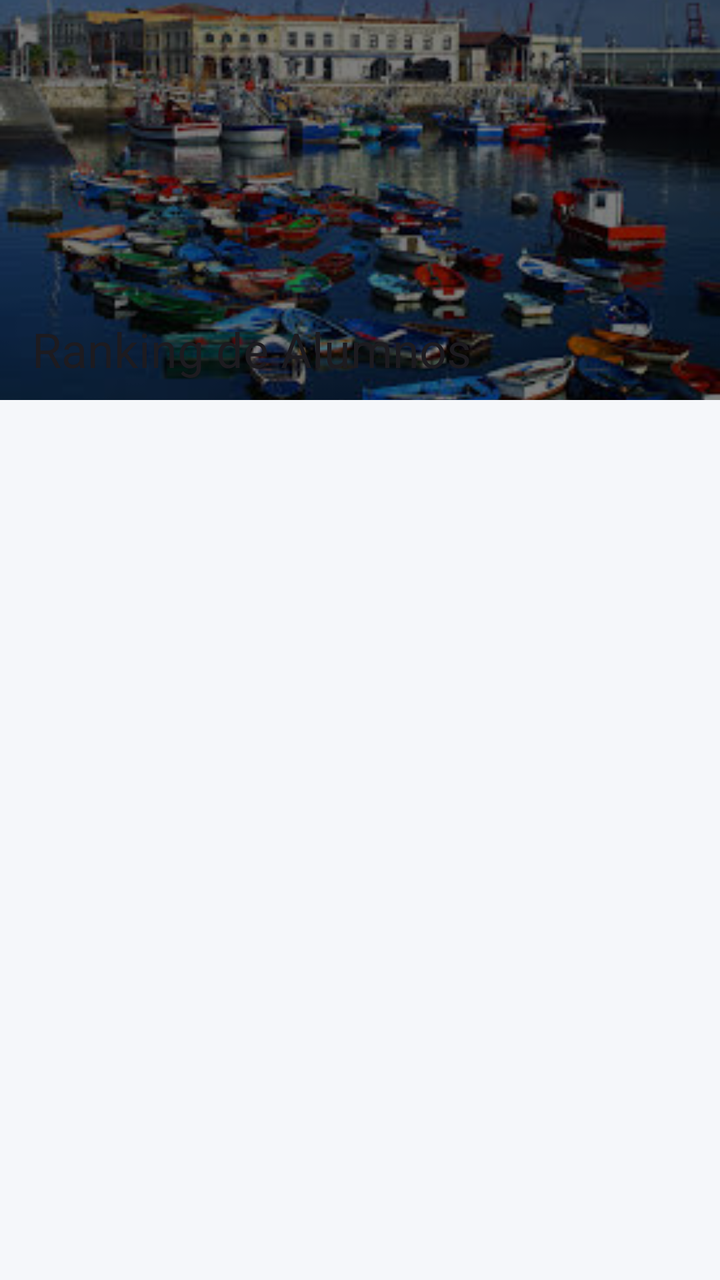
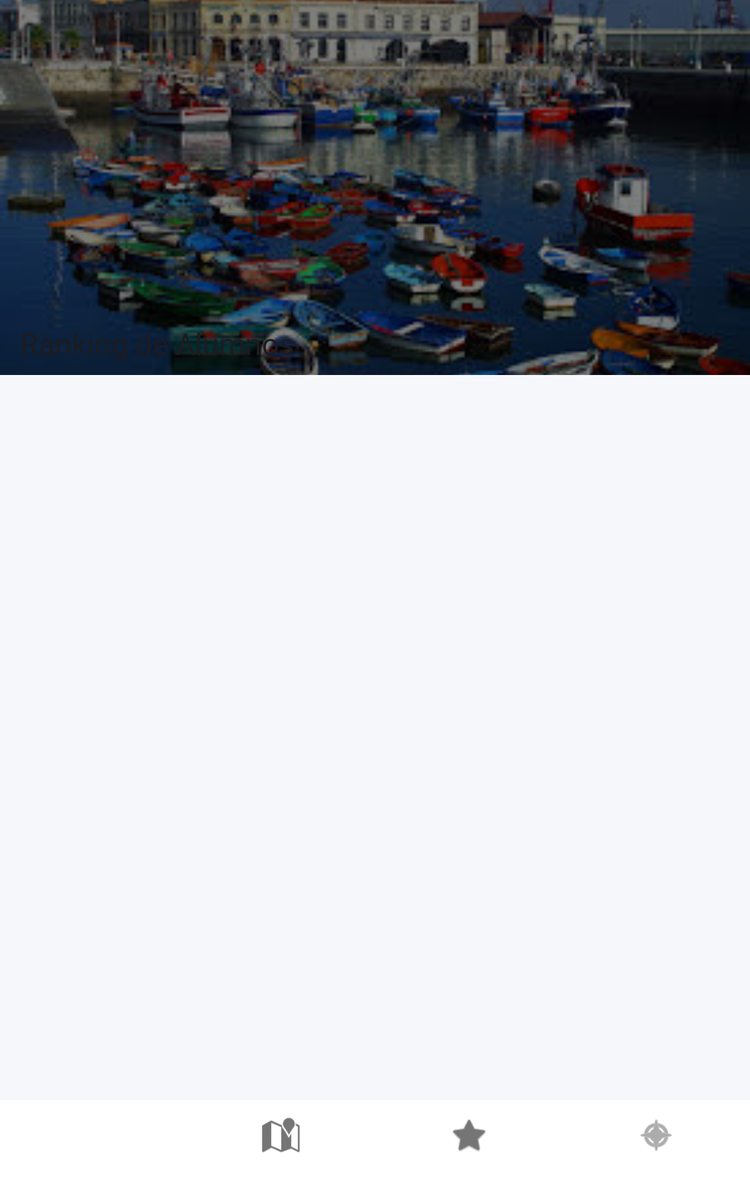

Two renders of one Android screen. The first uses the default layout on a phone; the second uses the alternative layout the repository ships for a different screen configuration, on a matching device. The two XML files are below.
<!-- AndroidManifest.xml: application theme Theme.MentxuApp -->
<!-- res/layout/activity_ranking.xml -->
<?xml version="1.0" encoding="utf-8"?>
<androidx.coordinatorlayout.widget.CoordinatorLayout xmlns:android="http://schemas.android.com/apk/res/android"
    xmlns:app="http://schemas.android.com/apk/res-auto"
    xmlns:tools="http://schemas.android.com/tools"
    android:layout_width="match_parent"
    android:layout_height="match_parent"
    android:background="#F5F7FA">

    <com.google.android.material.appbar.AppBarLayout
        android:layout_width="match_parent"
        android:layout_height="200dp"
        android:theme="@style/ThemeOverlay.AppCompat.Dark.ActionBar">

        <com.google.android.material.appbar.CollapsingToolbarLayout
            android:layout_width="match_parent"
            android:layout_height="match_parent"
            app:contentScrim="@color/maritime_blue"
            app:layout_scrollFlags="scroll|exitUntilCollapsed"
            app:title="Ranking de Alumnos">

            <ImageView
                android:layout_width="match_parent"
                android:layout_height="match_parent"
                android:scaleType="centerCrop"
                android:src="@drawable/puerto_fondo"
                app:layout_collapseMode="parallax" />

            <View
                android:layout_width="match_parent"
                android:layout_height="match_parent"
                android:background="#80000000" />

            <androidx.appcompat.widget.Toolbar
                android:id="@+id/toolbar"
                android:layout_width="match_parent"
                android:layout_height="?attr/actionBarSize"
                app:layout_collapseMode="pin"
                app:popupTheme="@style/ThemeOverlay.AppCompat.Light" />

        </com.google.android.material.appbar.CollapsingToolbarLayout>
    </com.google.android.material.appbar.AppBarLayout>

    <androidx.recyclerview.widget.RecyclerView
        android:id="@+id/rvRanking"
        android:layout_width="match_parent"
        android:layout_height="match_parent"
        android:paddingTop="16dp"
        android:clipToPadding="false"
        app:layout_behavior="@string/appbar_scrolling_view_behavior"
        tools:listitem="@layout/item_ranking" />

    <ProgressBar
        android:id="@+id/progressBar"
        android:layout_width="wrap_content"
        android:layout_height="wrap_content"
        android:layout_gravity="center"
        android:visibility="gone" />

</androidx.coordinatorlayout.widget.CoordinatorLayout>
<!-- res/layout/item_ranking.xml (included above) -->
<?xml version="1.0" encoding="utf-8"?>
<androidx.cardview.widget.CardView xmlns:android="http://schemas.android.com/apk/res/android"
    xmlns:app="http://schemas.android.com/apk/res-auto"
    android:layout_width="match_parent"
    android:layout_height="wrap_content"
    android:layout_marginHorizontal="16dp"
    android:layout_marginVertical="8dp"
    app:cardCornerRadius="12dp"
    app:cardElevation="4dp">

    <LinearLayout
        android:layout_width="match_parent"
        android:layout_height="wrap_content"
        android:orientation="horizontal"
        android:padding="16dp"
        android:gravity="center_vertical">

        <TextView
            android:id="@+id/tvPosicion"
            android:layout_width="40dp"
            android:layout_height="40dp"
            android:background="@drawable/circle_background"
            android:gravity="center"
            android:text="1"
            android:textColor="@android:color/white"
            android:textSize="18sp"
            android:textStyle="bold" />

        <LinearLayout
            android:layout_width="0dp"
            android:layout_height="wrap_content"
            android:layout_weight="1"
            android:layout_marginStart="16dp"
            android:orientation="vertical">

            <TextView
                android:id="@+id/tvNombreUsuario"
                android:layout_width="match_parent"
                android:layout_height="wrap_content"
                android:text="Nombre del Alumno"
                android:textColor="@android:color/black"
                android:textSize="16sp"
                android:textStyle="bold" />

            <TextView
                android:id="@+id/tvStopsCompletados"
                android:layout_width="match_parent"
                android:layout_height="wrap_content"
                android:text="Paradas: 0/6"
                android:textColor="@android:color/darker_gray"
                android:textSize="14sp" />
        </LinearLayout>

        <TextView
            android:id="@+id/tvPuntuacionTotal"
            android:layout_width="wrap_content"
            android:layout_height="wrap_content"
            android:text="1500"
            android:textColor="@color/purple"
            android:textSize="20sp"
            android:textStyle="bold" />

    </LinearLayout>
</androidx.cardview.widget.CardView>
<!-- resources referenced by this layout -->
<resources>
  <color name="purple">#8A61FC</color>
  <!-- drawable circle_background (drawable) -->
  <?xml version="1.0" encoding="utf-8"?>
  <shape xmlns:android="http://schemas.android.com/apk/res/android"
      android:shape="oval">
      <solid android:color="@color/maritime_blue" />
  </shape>
  <!-- drawable puerto_fondo: png bitmap (drawable, 105299 bytes) -->
  <style name="Theme.MentxuApp" parent="Theme.Material3.DayNight.NoActionBar">
          
          
          
      </style>
</resources>
<!-- res/layout-sw600dp/activity_ranking.xml (the repository's variant of the layout above) -->
<!-- drawn on a 7-inch tablet held upright -->
<?xml version="1.0" encoding="utf-8"?>
<androidx.constraintlayout.widget.ConstraintLayout 
    xmlns:android="http://schemas.android.com/apk/res/android"
    xmlns:app="http://schemas.android.com/apk/res-auto"
    xmlns:tools="http://schemas.android.com/tools"
    android:layout_width="match_parent"
    android:layout_height="match_parent"
    android:background="#F5F7FA">

    <androidx.coordinatorlayout.widget.CoordinatorLayout
        android:layout_width="0dp"
        android:layout_height="0dp"
        app:layout_constraintTop_toTopOf="parent"
        app:layout_constraintBottom_toTopOf="@+id/bottom_navigation"
        app:layout_constraintStart_toStartOf="parent"
        app:layout_constraintEnd_toEndOf="parent">

        <com.google.android.material.appbar.AppBarLayout
            android:layout_width="match_parent"
            android:layout_height="300dp"
            android:theme="@style/ThemeOverlay.AppCompat.Dark.ActionBar">

            <com.google.android.material.appbar.CollapsingToolbarLayout
                android:layout_width="match_parent"
                android:layout_height="match_parent"
                app:contentScrim="@color/maritime_blue"
                app:layout_scrollFlags="scroll|exitUntilCollapsed"
                app:title="Ranking de Alumnos">

                <ImageView
                    android:layout_width="match_parent"
                    android:layout_height="match_parent"
                    android:scaleType="centerCrop"
                    android:src="@drawable/puerto_fondo"
                    app:layout_collapseMode="parallax" />

                <View
                    android:layout_width="match_parent"
                    android:layout_height="match_parent"
                    android:background="#80000000" />

                <androidx.appcompat.widget.Toolbar
                    android:id="@+id/toolbar"
                    android:layout_width="match_parent"
                    android:layout_height="?attr/actionBarSize"
                    app:layout_collapseMode="pin"
                    app:popupTheme="@style/ThemeOverlay.AppCompat.Light" />

            </com.google.android.material.appbar.CollapsingToolbarLayout>
        </com.google.android.material.appbar.AppBarLayout>

        <androidx.recyclerview.widget.RecyclerView
            android:id="@+id/rvRanking"
            android:layout_width="match_parent"
            android:layout_height="match_parent"
            android:paddingTop="24dp"
            android:paddingStart="16dp"
            android:paddingEnd="16dp"
            android:clipToPadding="false"
            app:layout_behavior="@string/appbar_scrolling_view_behavior"
            tools:listitem="@layout/item_ranking" />

        <ProgressBar
            android:id="@+id/progressBar"
            android:layout_width="wrap_content"
            android:layout_height="wrap_content"
            android:layout_gravity="center"
            android:visibility="gone" />

    </androidx.coordinatorlayout.widget.CoordinatorLayout>

    <com.google.android.material.bottomnavigation.BottomNavigationView
        android:id="@+id/bottom_navigation"
        android:layout_width="0dp"
        android:layout_height="80dp"
        android:background="@color/white"
        app:elevation="8dp"
        app:itemIconTint="@color/nav_item_color"
        app:itemTextColor="@color/nav_item_color"
        app:labelVisibilityMode="labeled"
        app:menu="@menu/bottom_nav_menu"
        app:itemIconSize="32dp"
        app:layout_constraintBottom_toBottomOf="parent"
        app:layout_constraintStart_toStartOf="parent"
        app:layout_constraintEnd_toEndOf="parent" />

</androidx.constraintlayout.widget.ConstraintLayout>
<!-- resources referenced by the variant -->
<!-- as a 7-inch tablet held upright resolves them -->
<resources>
  <color name="purple">#8A61FC</color>
  <color name="white">#FFFFFFFF</color>
  <!-- drawable circle_background (drawable) -->
  <?xml version="1.0" encoding="utf-8"?>
  <shape xmlns:android="http://schemas.android.com/apk/res/android"
      android:shape="oval">
      <solid android:color="@color/maritime_blue" />
  </shape>
  <!-- drawable puerto_fondo: png bitmap (drawable, 105299 bytes) -->
  <style name="Theme.MentxuApp" parent="Theme.Material3.DayNight.NoActionBar">
          
          
          
      </style>
</resources>
